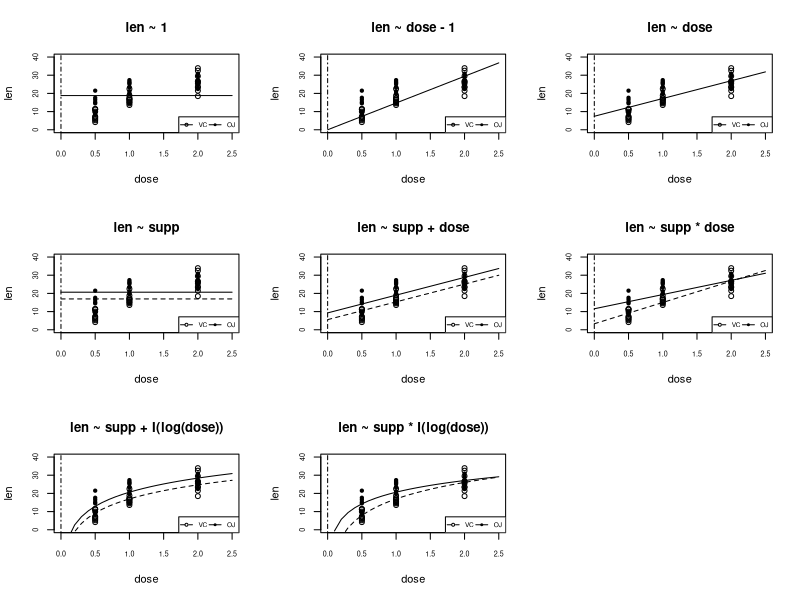

The R source for this figure:
data(ToothGrowth)

model1 		<- lm(len ~ 1, data=ToothGrowth)
model2 		<- lm(len ~ dose - 1, data=ToothGrowth)
model3 		<- lm(len ~ dose, data=ToothGrowth)
model4 		<- lm(len ~ supp, data=ToothGrowth)
model5 		<- lm(len ~ supp + dose, data=ToothGrowth)
model6 		<- lm(len ~ supp * dose, data=ToothGrowth)
model7 		<- lm(len ~ supp + I(log(dose)), data=ToothGrowth)
model8 		<- lm(len ~ supp * I(log(dose)), data=ToothGrowth)

newdataOJ 	<- data.frame(dose=seq(0.0, 2.5, by=0.1), supp=factor(rep("OJ", 26)))
newdataVC 	<- data.frame(dose=seq(0.0, 2.5, by=0.1), supp=factor(rep("VC", 26)))

par(mfrow=c(3,3))

plot(ToothGrowth$dose, ToothGrowth$len, pch=19 + as.numeric(ToothGrowth$supp), xlim=c(0,2.5), ylim=c(0,40), 
	 main="len ~ 1", xlab="dose", ylab="len", cex.axis=0.65)
lines(newdataVC$dose, predict(model1, newdataVC), lty=1)
abline(v=0, lty=4)
legend("bottomright", horiz=TRUE, legend=c("VC", "OJ"), pch=c(21, 20), lty=c(1, 1), cex=0.6)

plot(ToothGrowth$dose, ToothGrowth$len, pch=19 + as.numeric(ToothGrowth$supp), xlim=c(0,2.5), ylim=c(0,40), 
	 main="len ~ dose - 1", xlab="dose", ylab="len", cex.axis=0.65)
lines(newdataVC$dose, predict(model2, newdataVC), lty=1)
abline(v=0, lty=4)
legend("bottomright", horiz=TRUE, legend=c("VC", "OJ"), pch=c(21, 20), lty=c(1, 1), cex=0.6)

plot(ToothGrowth$dose, ToothGrowth$len, pch=19 + as.numeric(ToothGrowth$supp), xlim=c(0,2.5), ylim=c(0,40), 
	 main="len ~ dose", xlab="dose", ylab="len", cex.axis=0.65)
lines(newdataVC$dose, predict(model3, newdataVC), lty=1)
abline(v=0, lty=4)
legend("bottomright", horiz=TRUE, legend=c("VC", "OJ"), pch=c(21, 20), lty=c(1, 1), cex=0.6)

plot(ToothGrowth$dose, ToothGrowth$len, pch=19 + as.numeric(ToothGrowth$supp), xlim=c(0,2.5), ylim=c(0,40), 
	 main="len ~ supp", xlab="dose", ylab="len", cex.axis=0.65)
lines(newdataVC$dose, predict(model4, newdataVC), lty=2)
lines(newdataOJ$dose, predict(model4, newdataOJ), lty=1)
abline(v=0, lty=4)
legend("bottomright", horiz=TRUE, legend=c("VC", "OJ"), pch=c(21, 20), lty=c(2, 1), cex=0.6)

plot(ToothGrowth$dose, ToothGrowth$len, pch=19 + as.numeric(ToothGrowth$supp), xlim=c(0,2.5), ylim=c(0,40), 
	 main = "len ~ supp + dose", xlab="dose", ylab="len", cex.axis=0.65)
lines(newdataVC$dose, predict(model5, newdataVC), lty=2)
lines(newdataOJ$dose, predict(model5, newdataOJ), lty=1)
abline(v=0, lty=4)
legend("bottomright", horiz=TRUE, legend=c("VC", "OJ"), pch=c(21, 20), lty=c(2, 1), cex=0.6)

plot(ToothGrowth$dose, ToothGrowth$len, pch=19 + as.numeric(ToothGrowth$supp), xlim=c(0,2.5), ylim=c(0,40), 
	 main = "len ~ supp * dose", xlab="dose", ylab="len", cex.axis=0.65)
lines(newdataVC$dose, predict(model6, newdataVC), lty=2)
lines(newdataOJ$dose, predict(model6, newdataOJ), lty=1)
abline(v=0, lty=4)
legend("bottomright", horiz=TRUE, legend=c("VC", "OJ"), pch=c(21, 20), lty=c(2, 1), cex=0.6)

plot(ToothGrowth$dose, ToothGrowth$len, pch=19 + as.numeric(ToothGrowth$supp), xlim=c(0,2.5), ylim=c(0,40), 
	 main = "len ~ supp + I(log(dose))", xlab="dose", ylab="len", cex.axis=0.65)
lines(newdataVC$dose, predict(model7, newdataVC), lty=2)
lines(newdataOJ$dose, predict(model7, newdataOJ), lty=1)
abline(v=0, lty=4)
legend("bottomright", horiz=TRUE, legend=c("VC", "OJ"), pch=c(21, 20), lty=c(2, 1), cex=0.6)

plot(ToothGrowth$dose, ToothGrowth$len, pch=19 + as.numeric(ToothGrowth$supp), xlim=c(0,2.5), ylim=c(0,40), 
	 main = "len ~ supp * I(log(dose))", xlab="dose", ylab="len", cex.axis=0.65)
lines(newdataVC$dose, predict(model8, newdataVC), lty=2)
lines(newdataOJ$dose, predict(model8, newdataOJ), lty=1)
abline(v=0, lty=4)
legend("bottomright", horiz=TRUE, legend=c("VC", "OJ"), pch=c(21, 20), lty=c(2, 1), cex=0.6)

par(mfrow=c(1,1))